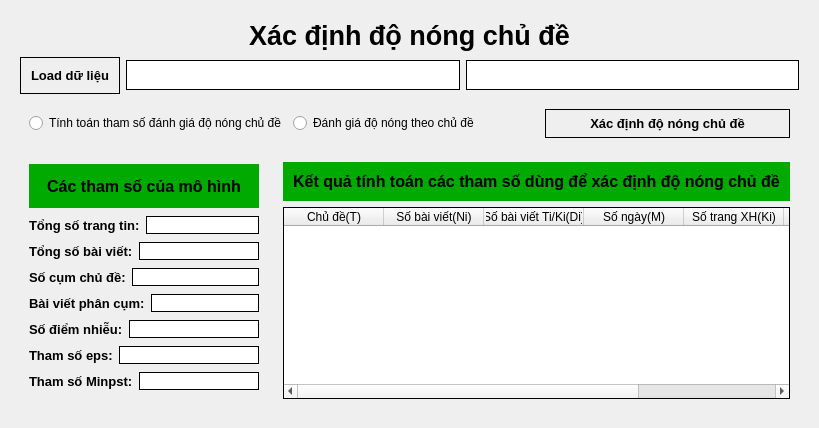
         <widget class="QWidget" name="hot_page">
          <layout class="QGridLayout" name="gridLayout_12">
           <item row="0" column="0">
            <widget class="QWidget" name="widget_17" native="true">
             <property name="styleSheet">
              <string notr="true">QPushButton {
	border-style: outset;
    border-width: 1px;
    border-color: black;
}

QLineEdit {
	border-style: outset;
    border-width: 1px;
    border-color: #fff3;
}</string>
             </property>
             <layout class="QGridLayout" name="gridLayout_11">
              <item row="0" column="0">
               <layout class="QHBoxLayout" name="horizontalLayout_41">
                <item>
                 <spacer name="horizontalSpacer_9">
                  <property name="orientation">
                   <enum>Qt::Orientation::Horizontal</enum>
                  </property>
                  <property name="sizeHint" stdset="0">
                   <size>
                    <width>188</width>
                    <height>20</height>
                   </size>
                  </property>
                 </spacer>
                </item>
                <item>
                 <widget class="QLabel" name="label_34">
                  <property name="font">
                   <font>
                    <pointsize>20</pointsize>
                    <bold>true</bold>
                   </font>
                  </property>
                  <property name="text">
                   <string>Xác định độ nóng chủ đề</string>
                  </property>
                 </widget>
                </item>
                <item>
                 <spacer name="horizontalSpacer_10">
                  <property name="orientation">
                   <enum>Qt::Orientation::Horizontal</enum>
                  </property>
                  <property name="sizeHint" stdset="0">
                   <size>
                    <width>188</width>
                    <height>20</height>
                   </size>
                  </property>
                 </spacer>
                </item>
               </layout>
              </item>
              <item row="1" column="0">
               <layout class="QHBoxLayout" name="horizontalLayout_42">
                <item>
                 <widget class="QPushButton" name="pushButton_11">
                  <property name="font">
                   <font>
                    <pointsize>10</pointsize>
                    <bold>true</bold>
                   </font>
                  </property>
                  <property name="styleSheet">
                   <string notr="true">padding:10px;</string>
                  </property>
                  <property name="text">
                   <string>Load dữ liệu</string>
                  </property>
                 </widget>
                </item>
                <item>
                 <widget class="QLineEdit" name="lineEdit_24">
                  <property name="styleSheet">
                   <string notr="true">padding: 6px</string>
                  </property>
                 </widget>
                </item>
                <item>
                 <widget class="QLineEdit" name="lineEdit_25">
                  <property name="styleSheet">
                   <string notr="true">padding: 6px</string>
                  </property>
                 </widget>
                </item>
               </layout>
              </item>
              <item row="2" column="0">
               <widget class="QWidget" name="widget_18" native="true">
                <layout class="QHBoxLayout" name="horizontalLayout_43">
                 <item>
                  <widget class="QRadioButton" name="radioButton_13">
                   <property name="text">
                    <string>Tính toán tham số đánh giá độ nóng chủ đề</string>
                   </property>
                  </widget>
                 </item>
                 <item>
                  <widget class="QRadioButton" name="radioButton_17">
                   <property name="text">
                    <string>Đánh giá độ nóng theo chủ đề</string>
                   </property>
                  </widget>
                 </item>
                 <item>
                  <widget class="QPushButton" name="pushButton_15">
                   <property name="font">
                    <font>
                     <pointsize>10</pointsize>
                     <bold>true</bold>
                    </font>
                   </property>
                   <property name="styleSheet">
                    <string notr="true">padding: 6px</string>
                   </property>
                   <property name="text">
                    <string>Xác định độ nóng chủ đề</string>
                   </property>
                  </widget>
                 </item>
                </layout>
               </widget>
              </item>
              <item row="3" column="0">
               <layout class="QHBoxLayout" name="horizontalLayout_51">
                <item>
                 <widget class="QWidget" name="widget_19" native="true">
                  <layout class="QGridLayout" name="gridLayout_10">
                   <item row="0" column="0">
                    <widget class="QLabel" name="label_35">
                     <property name="maximumSize">
                      <size>
                       <width>16777215</width>
                       <height>44</height>
                      </size>
                     </property>
                     <property name="font">
                      <font>
                       <pointsize>12</pointsize>
                       <bold>true</bold>
                      </font>
                     </property>
                     <property name="styleSheet">
                      <string notr="true">background-color: rgb(0, 170, 0);</string>
                     </property>
                     <property name="text">
                      <string>Các tham số của mô hình</string>
                     </property>
                     <property name="alignment">
                      <set>Qt::AlignmentFlag::AlignCenter</set>
                     </property>
                    </widget>
                   </item>
                   <item row="1" column="0">
                    <layout class="QHBoxLayout" name="horizontalLayout_44">
                     <item>
                      <widget class="QLabel" name="label_36">
                       <property name="font">
                        <font>
                         <pointsize>10</pointsize>
                         <bold>true</bold>
                        </font>
                       </property>
                       <property name="text">
                        <string>Tổng số trang tin:</string>
                       </property>
                      </widget>
                     </item>
                     <item>
                      <widget class="QLineEdit" name="lineEdit_26"/>
                     </item>
                    </layout>
                   </item>
                   <item row="2" column="0">
                    <layout class="QHBoxLayout" name="horizontalLayout_45">
                     <item>
                      <widget class="QLabel" name="label_37">
                       <property name="font">
                        <font>
                         <pointsize>10</pointsize>
                         <bold>true</bold>
                        </font>
                       </property>
                       <property name="text">
                        <string>Tổng số bài viết:</string>
                       </property>
                      </widget>
                     </item>
                     <item>
                      <widget class="QLineEdit" name="lineEdit_27"/>
                     </item>
                    </layout>
                   </item>
                   <item row="3" column="0">
                    <layout class="QHBoxLayout" name="horizontalLayout_46">
                     <item>
                      <widget class="QLabel" name="label_38">
                       <property name="font">
                        <font>
                         <pointsize>10</pointsize>
                         <bold>true</bold>
                        </font>
                       </property>
                       <property name="text">
                        <string>Số cụm chủ đề:</string>
                       </property>
                      </widget>
                     </item>
                     <item>
                      <widget class="QLineEdit" name="lineEdit_28"/>
                     </item>
                    </layout>
                   </item>
                   <item row="4" column="0">
                    <layout class="QHBoxLayout" name="horizontalLayout_47">
                     <item>
                      <widget class="QLabel" name="label_39">
                       <property name="font">
                        <font>
                         <pointsize>10</pointsize>
                         <bold>true</bold>
                        </font>
                       </property>
                       <property name="text">
                        <string>Bài viết phân cụm:</string>
                       </property>
                      </widget>
                     </item>
                     <item>
                      <widget class="QLineEdit" name="lineEdit_29"/>
                     </item>
                    </layout>
                   </item>
                   <item row="5" column="0">
                    <layout class="QHBoxLayout" name="horizontalLayout_48">
                     <item>
                      <widget class="QLabel" name="label_40">
                       <property name="font">
                        <font>
                         <pointsize>10</pointsize>
                         <bold>true</bold>
                        </font>
                       </property>
                       <property name="text">
                        <string>Số điểm nhiễu:</string>
                       </property>
                      </widget>
                     </item>
                     <item>
                      <widget class="QLineEdit" name="lineEdit_30"/>
                     </item>
                    </layout>
                   </item>
                   <item row="6" column="0">
                    <layout class="QHBoxLayout" name="horizontalLayout_49">
                     <item>
                      <widget class="QLabel" name="label_41">
                       <property name="font">
                        <font>
                         <pointsize>10</pointsize>
                         <bold>true</bold>
                        </font>
                       </property>
                       <property name="text">
                        <string>Tham số eps:</string>
                       </property>
                      </widget>
                     </item>
                     <item>
                      <widget class="QLineEdit" name="lineEdit_31"/>
                     </item>
                    </layout>
                   </item>
                   <item row="7" column="0">
                    <layout class="QHBoxLayout" name="horizontalLayout_50">
                     <item>
                      <widget class="QLabel" name="label_42">
                       <property name="font">
                        <font>
                         <pointsize>10</pointsize>
                         <bold>true</bold>
                        </font>
                       </property>
                       <property name="text">
                        <string>Tham số Minpst:</string>
                       </property>
                      </widget>
                     </item>
                     <item>
                      <widget class="QLineEdit" name="lineEdit_32"/>
                     </item>
                    </layout>
                   </item>
                  </layout>
                 </widget>
                </item>
                <item>
                 <widget class="QWidget" name="widget_20" native="true">
                  <layout class="QVBoxLayout" name="verticalLayout_10">
                   <item>
                    <widget class="QLabel" name="label_43">
                     <property name="font">
                      <font>
                       <pointsize>12</pointsize>
                       <bold>true</bold>
                      </font>
                     </property>
                     <property name="styleSheet">
                      <string notr="true">background-color: rgb(0, 170, 0);
padding: 10px;</string>
                     </property>
                     <property name="text">
                      <string>Kết quả tính toán các tham số dùng để xác định độ nóng chủ đề</string>
                     </property>
                     <property name="alignment">
                      <set>Qt::AlignmentFlag::AlignCenter</set>
                     </property>
                    </widget>
                   </item>
                   <item>
                    <widget class="QTableWidget" name="tableWidget_6">
                     <property name="styleSheet">
                      <string notr="true">QTableWidget{
	border-style: outset;
    border-width: 1px;
    border-color: black;
}</string>
                     </property>
                     <column>
                      <property name="text">
                       <string>Chủ đề(T)</string>
                      </property>
                     </column>
                     <column>
                      <property name="text">
                       <string>Số bài viết(Ni)</string>
                      </property>
                     </column>
                     <column>
                      <property name="text">
                       <string>Số bài viết Ti/Ki(Di)</string>
                      </property>
                     </column>
                     <column>
                      <property name="text">
                       <string>Số ngày(M)</string>
                      </property>
                     </column>
                     <column>
                      <property name="text">
                       <string>Số trang XH(Ki)</string>
                      </property>
                     </column>
                     <column>
                      <property name="text">
                       <string>Số trang tin(K)</string>
                      </property>
                     </column>
                     <column>
                      <property name="text">
                       <string>Tổng số nguồn</string>
                      </property>
                     </column>
                    </widget>
                   </item>
                  </layout>
                 </widget>
                </item>
               </layout>
              </item>
             </layout>
            </widget>
           </item>
          </layout>
         </widget>
